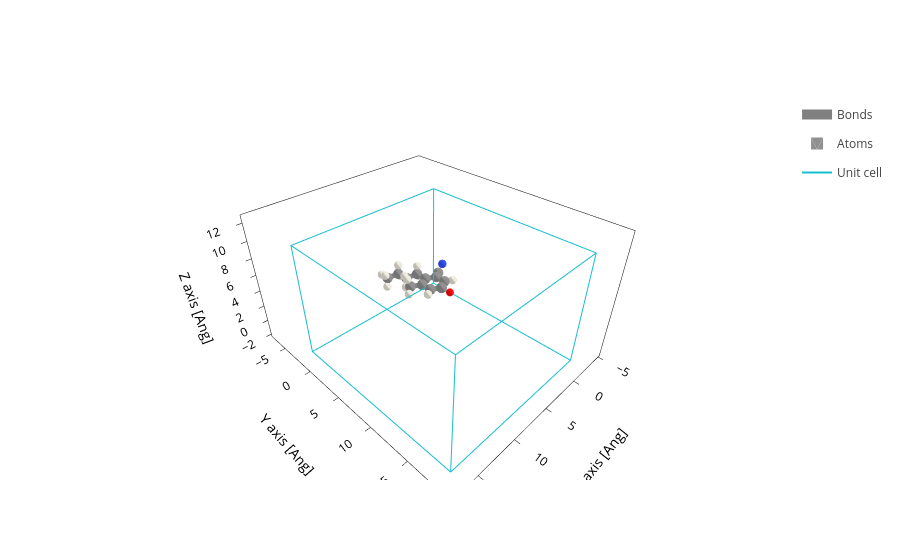

The code cell stored with this chart in its notebook:
### Code cell
structure=Geometry.read("structure.fdf")
structure.plot()

### Figure 1 — Plotly figure (JSON) as saved in the notebook; plotly's stock layout.template omitted (floating-point values rounded to 4 significant figures; data arrays with more than 128 entries replaced by an {"elided": "..."} marker saying what was removed)
{"data": [{"line": {"color": "gray", "width": 10}, "meta": {}, "mode": "lines", "name": "Bonds", "opacity": 1, "type": "scatter3d", "x": {"elided": "567 float values"}, "y": {"elided": "567 float values"}, "z": {"elided": "567 float values"}}, {"alphahull": 0, "color": "#909090", "hovertemplate": "%{meta.position}", "legendgroup": "Atoms", "meta": {"meta": {"Atoms_i": 0}, "position": "(1.23, 0.71, 0.00)"}, "name": "Atoms", "opacity": 1, "showlegend": true, "showscale": false, "type": "mesh3d", "x": {"elided": "225 float values"}, "y": {"elided": "225 float values"}, "z": {"elided": "225 float values"}}, {"alphahull": 0, "color": "#EDEADE", "hovertemplate": "%{meta.position}", "legendgroup": "Atoms", "meta": {"meta": {"Atoms_i": 1}, "position": "(2.16, 1.25, 0.00)"}, "name": "Atoms", "opacity": 1, "showlegend": false, "showscale": false, "type": "mesh3d", "x": {"elided": "225 float values"}, "y": {"elided": "225 float values"}, "z": {"elided": "225 float values"}}, {"alphahull": 0, "color": "#909090", "hovertemplate": "%{meta.position}", "legendgroup": "Atoms", "meta": {"meta": {"Atoms_i": 2}, "position": "(0.00, 1.42, 0.00)"}, "name": "Atoms", "opacity": 1, "showlegend": false, "showscale": false, "type": "mesh3d", "x": {"elided": "225 float values"}, "y": {"elided": "225 float values"}, "z": {"elided": "225 float values"}}, {"alphahull": 0, "color": "#FF0D0D", "hovertemplate": "%{meta.position}", "legendgroup": "Atoms", "meta": {"meta": {"Atoms_i": 3}, "position": "(0.00, 2.82, 0.00)"}, "name": "Atoms", "opacity": 1, "showlegend": false, "showscale": false, "type": "mesh3d", "x": {"elided": "225 float values"}, "y": {"elided": "225 float values"}, "z": {"elided": "225 float values"}}, {"alphahull": 0, "color": "#909090", "hovertemplate": "%{meta.position}", "legendgroup": "Atoms", "meta": {"meta": {"Atoms_i": 4}, "position": "(-1.23, 0.71, 0.00)"}, "name": "Atoms", "opacity": 1, "showlegend": false, "showscale": false, "type": "mesh3d", "x": {"elided": "225 float values"}, "y": {"elided": "225 float values"}, "z": {"elided": "225 float values"}}, {"alphahull": 0, "color": "#EDEADE", "hovertemplate": "%{meta.position}", "legendgroup": "Atoms", "meta": {"meta": {"Atoms_i": 5}, "position": "(-2.16, 1.25, 0.00)"}, "name": "Atoms", "opacity": 1, "showlegend": false, "showscale": false, "type": "mesh3d", "x": {"elided": "225 float values"}, "y": {"elided": "225 float values"}, "z": {"elided": "225 float values"}}, {"alphahull": 0, "color": "#909090", "hovertemplate": "%{meta.position}", "legendgroup": "Atoms", "meta": {"meta": {"Atoms_i": 6}, "position": "(-1.23, -0.71, 0.00)"}, "name": "Atoms", "opacity": 1, "showlegend": false, "showscale": false, "type": "mesh3d", "x": {"elided": "225 float values"}, "y": {"elided": "225 float values"}, "z": {"elided": "225 float values"}}, {"alphahull": 0, "color": "#909090", "hovertemplate": "%{meta.position}", "legendgroup": "Atoms", "meta": {"meta": {"Atoms_i": 7}, "position": "(-2.10, -1.21, 0.00)"}, "name": "Atoms", "opacity": 1, "showlegend": false, "showscale": false, "type": "mesh3d", "x": {"elided": "225 float values"}, "y": {"elided": "225 float values"}, "z": {"elided": "225 float values"}}, {"alphahull": 0, "color": "#909090", "hovertemplate": "%{meta.position}", "legendgroup": "Atoms", "meta": {"meta": {"Atoms_i": 8}, "position": "(0.00, -1.42, 0.00)"}, "name": "Atoms", "opacity": 1, "showlegend": false, "showscale": false, "type": "mesh3d", "x": {"elided": "225 float values"}, "y": {"elided": "225 float values"}, "z": {"elided": "225 float values"}}, {"alphahull": 0, "color": "#909090", "hovertemplate": "%{meta.position}", "legendgroup": "Atoms", "meta": {"meta": {"Atoms_i": 9}, "position": "(0.00, -2.92, 0.00)"}, "name": "Atoms", "opacity": 1, "showlegend": false, "showscale": false, "type": "mesh3d", "x": {"elided": "225 float values"}, "y": {"elided": "225 float values"}, "z": {"elided": "225 float values"}}, {"alphahull": 0, "color": "#909090", "hovertemplate": "%{meta.position}", "legendgroup": "Atoms", "meta": {"meta": {"Atoms_i": 10}, "position": "(1.23, -0.71, 0.00)"}, "name": "Atoms", "opacity": 1, "showlegend": false, "showscale": false, "type": "mesh3d", "x": {"elided": "225 float values"}, "y": {"elided": "225 float values"}, "z": {"elided": "225 float values"}}, {"alphahull": 0, "color": "#909090", "hovertemplate": "%{meta.position}", "legendgroup": "Atoms", "meta": {"meta": {"Atoms_i": 11}, "position": "(2.53, -1.46, 0.00)"}, "name": "Atoms", "opacity": 1, "showlegend": false, "showscale": false, "type": "mesh3d", "x": {"elided": "225 float values"}, "y": {"elided": "225 float values"}, "z": {"elided": "225 float values"}}, {"alphahull": 0, "color": "#EDEADE", "hovertemplate": "%{meta.position}", "legendgroup": "Atoms", "meta": {"meta": {"Atoms_i": 12}, "position": "(2.80, -1.74, 1.04)"}, "name": "Atoms", "opacity": 1, "showlegend": false, "showscale": false, "type": "mesh3d", "x": {"elided": "225 float values"}, "y": {"elided": "225 float values"}, "z": {"elided": "225 float values"}}, {"alphahull": 0, "color": "#EDEADE", "hovertemplate": "%{meta.position}", "legendgroup": "Atoms", "meta": {"meta": {"Atoms_i": 13}, "position": "(2.45, -2.40, -0.59)"}, "name": "Atoms", "opacity": 1, "showlegend": false, "showscale": false, "type": "mesh3d", "x": {"elided": "225 float values"}, "y": {"elided": "225 float values"}, "z": {"elided": "225 float values"}}, {"alphahull": 0, "color": "#EDEADE", "hovertemplate": "%{meta.position}", "legendgroup": "Atoms", "meta": {"meta": {"Atoms_i": 14}, "position": "(3.36, -0.85, -0.42)"}, "name": "Atoms", "opacity": 1, "showlegend": false, "showscale": false, "type": "mesh3d", "x": {"elided": "225 float values"}, "y": {"elided": "225 float values"}, "z": {"elided": "225 float values"}}, {"alphahull": 0, "color": "#3050F8", "hovertemplate": "%{meta.position}", "legendgroup": "Atoms", "meta": {"meta": {"Atoms_i": 15}, "position": "(-4.02, -2.33, 0.00)"}, "name": "Atoms", "opacity": 1, "showlegend": false, "showscale": false, "type": "mesh3d", "x": {"elided": "225 float values"}, "y": {"elided": "225 float values"}, "z": {"elided": "225 float values"}}, {"alphahull": 0, "color": "#EDEADE", "hovertemplate": "%{meta.position}", "legendgroup": "Atoms", "meta": {"meta": {"Atoms_i": 16}, "position": "(-0.34, -3.26, 0.88)"}, "name": "Atoms", "opacity": 1, "showlegend": false, "showscale": false, "type": "mesh3d", "x": {"elided": "225 float values"}, "y": {"elided": "225 float values"}, "z": {"elided": "225 float values"}}, {"alphahull": 0, "color": "#EDEADE", "hovertemplate": "%{meta.position}", "legendgroup": "Atoms", "meta": {"meta": {"Atoms_i": 17}, "position": "(-0.58, -3.26, -0.74)"}, "name": "Atoms", "opacity": 1, "showlegend": false, "showscale": false, "type": "mesh3d", "x": {"elided": "225 float values"}, "y": {"elided": "225 float values"}, "z": {"elided": "225 float values"}}, {"alphahull": 0, "color": "#909090", "hovertemplate": "%{meta.position}", "legendgroup": "Atoms", "meta": {"meta": {"Atoms_i": 18}, "position": "(1.40, -3.41, -0.21)"}, "name": "Atoms", "opacity": 1, "showlegend": false, "showscale": false, "type": "mesh3d", "x": {"elided": "225 float values"}, "y": {"elided": "225 float values"}, "z": {"elided": "225 float values"}}, {"alphahull": 0, "color": "#EDEADE", "hovertemplate": "%{meta.position}", "legendgroup": "Atoms", "meta": {"meta": {"Atoms_i": 19}, "position": "(1.79, -3.03, -1.18)"}, "name": "Atoms", "opacity": 1, "showlegend": false, "showscale": false, "type": "mesh3d", "x": {"elided": "225 float values"}, "y": {"elided": "225 float values"}, "z": {"elided": "225 float values"}}, {"alphahull": 0, "color": "#EDEADE", "hovertemplate": "%{meta.position}", "legendgroup": "Atoms", "meta": {"meta": {"Atoms_i": 20}, "position": "(2.08, -3.04, 0.59)"}, "name": "Atoms", "opacity": 1, "showlegend": false, "showscale": false, "type": "mesh3d", "x": {"elided": "225 float values"}, "y": {"elided": "225 float values"}, "z": {"elided": "225 float values"}}, {"alphahull": 0, "color": "#909090", "hovertemplate": "%{meta.position}", "legendgroup": "Atoms", "meta": {"meta": {"Atoms_i": 21}, "position": "(1.47, -4.91, -0.23)"}, "name": "Atoms", "opacity": 1, "showlegend": false, "showscale": false, "type": "mesh3d", "x": {"elided": "225 float values"}, "y": {"elided": "225 float values"}, "z": {"elided": "225 float values"}}, {"alphahull": 0, "color": "#EDEADE", "hovertemplate": "%{meta.position}", "legendgroup": "Atoms", "meta": {"meta": {"Atoms_i": 22}, "position": "(1.10, -5.31, 0.74)"}, "name": "Atoms", "opacity": 1, "showlegend": false, "showscale": false, "type": "mesh3d", "x": {"elided": "225 float values"}, "y": {"elided": "225 float values"}, "z": {"elided": "225 float values"}}, {"alphahull": 0, "color": "#EDEADE", "hovertemplate": "%{meta.position}", "legendgroup": "Atoms", "meta": {"meta": {"Atoms_i": 23}, "position": "(0.83, -5.32, -1.04)"}, "name": "Atoms", "opacity": 1, "showlegend": false, "showscale": false, "type": "mesh3d", "x": {"elided": "225 float values"}, "y": {"elided": "225 float values"}, "z": {"elided": "225 float values"}}, {"alphahull": 0, "color": "#909090", "hovertemplate": "%{meta.position}", "legendgroup": "Atoms", "meta": {"meta": {"Atoms_i": 24}, "position": "(2.87, -5.40, -0.42)"}, "name": "Atoms", "opacity": 1, "showlegend": false, "showscale": false, "type": "mesh3d", "x": {"elided": "225 float values"}, "y": {"elided": "225 float values"}, "z": {"elided": "225 float values"}}, {"alphahull": 0, "color": "#EDEADE", "hovertemplate": "%{meta.position}", "legendgroup": "Atoms", "meta": {"meta": {"Atoms_i": 25}, "position": "(3.52, -5.01, 0.40)"}, "name": "Atoms", "opacity": 1, "showlegend": false, "showscale": false, "type": "mesh3d", "x": {"elided": "225 float values"}, "y": {"elided": "225 float values"}, "z": {"elided": "225 float values"}}, {"alphahull": 0, "color": "#EDEADE", "hovertemplate": "%{meta.position}", "legendgroup": "Atoms", "meta": {"meta": {"Atoms_i": 26}, "position": "(2.92, -6.51, -0.40)"}, "name": "Atoms", "opacity": 1, "showlegend": false, "showscale": false, "type": "mesh3d", "x": {"elided": "225 float values"}, "y": {"elided": "225 float values"}, "z": {"elided": "225 float values"}}, {"alphahull": 0, "color": "#EDEADE", "hovertemplate": "%{meta.position}", "legendgroup": "Atoms", "meta": {"meta": {"Atoms_i": 27}, "position": "(3.30, -5.04, -1.39)"}, "name": "Atoms", "opacity": 1, "showlegend": false, "showscale": false, "type": "mesh3d", "x": {"elided": "225 float values"}, "y": {"elided": "225 float values"}, "z": {"elided": "225 float values"}}, {"meta": {}, "mode": "lines", "name": "Unit cell", "type": "scatter3d", "x": [0.0, 0.0, 17.54, 17.54, 0.0, 0.0, NaN, 0.0, 0.0, 0.0, 17.54, 17.54, 0.0, NaN, 17.54, 17.54, NaN, 17.54, 17.54], "y": [0.0, 19.33, 19.33, 19.33, 19.33, 19.33, NaN, 19.33, 0.0, 0.0, 0.0, 0.0, 0.0, NaN, 19.33, 0.0, NaN, 19.33, 0.0], "z": [0.0, 0.0, 0.0, 12.43, 12.43, 0.0, NaN, 12.43, 12.43, 0.0, 0.0, 12.43, 12.43, NaN, 0.0, 0.0, NaN, 12.43, 12.43]}], "layout": {"scene": {"aspectmode": "data", "xaxis": {"title": {"text": "X axis [Ang]"}}, "yaxis": {"title": {"text": "Y axis [Ang]"}}, "zaxis": {"title": {"text": "Z axis [Ang]"}}}, "xaxis": {"scaleanchor": "y", "scaleratio": 1, "title": {"text": "X axis [Ang]"}}, "yaxis": {"title": {"text": "Y axis [Ang]"}}}}
